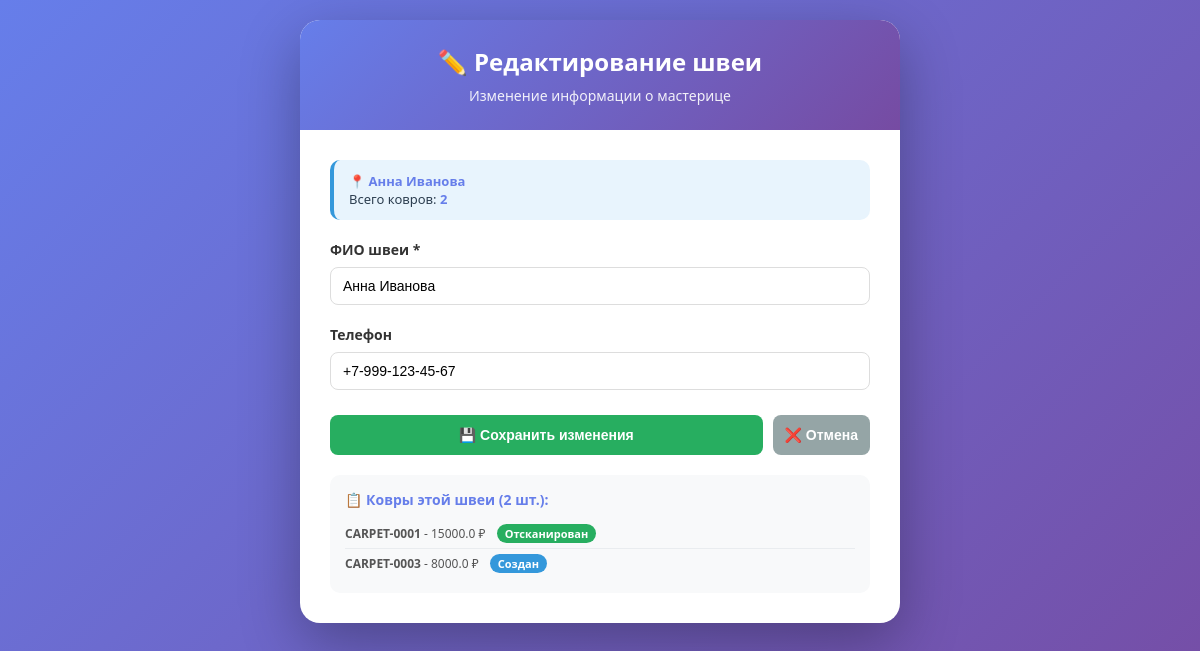
Screenshot of /edit_craftsman/1 with the database file from the repository.
### app.py (models this page shows)
class Craftsman(db.Model):
    id = db.Column(db.Integer, primary_key=True)
    name = db.Column(db.String(100), nullable=False)
    phone = db.Column(db.String(20))
    created_at = db.Column(db.DateTime, default=datetime.utcnow)
    carpets = db.relationship('Carpet', backref='craftsman_ref', cascade="all, delete-orphan")

class Carpet(db.Model):
    id = db.Column(db.Integer, primary_key=True)
    carpet_id = db.Column(db.String(50), unique=True, nullable=False)
    carpet_type_id = db.Column(db.Integer, db.ForeignKey('carpet_type.id'), nullable=False)
    craftsman_id = db.Column(db.Integer, db.ForeignKey('craftsman.id'), nullable=False)
    price = db.Column(db.Float, nullable=False)
    size = db.Column(db.String(50))
    material = db.Column(db.String(100))
    color = db.Column(db.String(50))
    status = db.Column(db.String(50), default='created')
    scanned_at = db.Column(db.String(20), nullable=True)
    scanned_by = db.Column(db.String(50), default='admin')
    notes = db.Column(db.Text)
    qr_code_path = db.Column(db.String(200))
    created_at = db.Column(db.DateTime, default=datetime.utcnow)

### app.py (the view)
@app.route('/edit_craftsman/<int:id>', methods=['GET', 'POST'])
def edit_craftsman(id):
    craftsman = Craftsman.query.get_or_404(id)
    if request.method == 'POST':
        craftsman.name = request.form['name']
        craftsman.phone = request.form['phone']
        db.session.commit()
        flash('Данные швеи обновлены!', 'success')
        return redirect(url_for('index'))
    return render_template('edit_craftsman.html', craftsman=craftsman)

### templates/edit_craftsman.html (shortened to what this page needs)
<!DOCTYPE html>
<html lang="ru">
<head>
</head>
<body>
    <div class="container">
        <div class="header">
            <h1>✏️ Редактирование швеи</h1>
            <p>Изменение информации о мастерице</p>
        </div>
        <div class="content">
            <div class="info-box">
                📍 <strong>{{ craftsman.name }}</strong><br>
                Всего ковров: <strong>{{ craftsman.carpets|length }}</strong>
            </div>
            <form method="POST">
                <div class="form-group">
                    <label>ФИО швеи *</label>
                    <input type="text" name="name" value="{{ craftsman.name }}" required
                           placeholder="Иванова Анна Петровна">
                </div>
                <div class="form-group">
                    <label>Телефон</label>
                    <input type="text" name="phone" value="{{ craftsman.phone or '' }}"
                           placeholder="+7-XXX-XXX-XX-XX">
                </div>
                <div class="btn-group">
                    <button type="submit" class="btn-save">💾 Сохранить изменения</button>
                    <a href="/"><button type="button" class="btn-cancel">❌ Отмена</button></a>
                </div>
            </form>
            {% if craftsman.carpets|length > 0 %}
            <div class="carpets-list">
                <h3>📋 Ковры этой швеи ({{ craftsman.carpets|length }} шт.):</h3>
                {% for carpet in craftsman.carpets %}
                <div class="carpet-item">
                    <strong>{{ carpet.carpet_id }}</strong> - {{ carpet.price }} ₽
                    {% if carpet.status == 'created' %}
                        <span class="badge badge-created">Создан</span>
                    {% elif carpet.status == 'scanned' %}
                        <span class="badge badge-scanned">Отсканирован</span>
                    {% elif carpet.status == 'sold' %}
                        <span class="badge badge-sold">Продан</span>
                    {% endif %}
                </div>
                {% endfor %}
            </div>
            {% endif %}
        </div>
    </div>
</body>
</html>

### templates/edit_craftsman.html (style rules this page uses)
* { margin: 0; padding: 0; box-sizing: border-box; }
body { font-family: 'Segoe UI', Tahoma, Geneva, Verdana, sans-serif; background: linear-gradient(135deg, #667eea 0%, #764ba2 100%); min-height: 100vh; padding: 20px; }
.container { max-width: 600px; margin: 0 auto; background: white; border-radius: 20px; box-shadow: 0 20px 60px rgba(0, 0, 0, 0.3); overflow: hidden; }
.header { background: linear-gradient(135deg, #667eea 0%, #764ba2 100%); color: white; padding: 25px 30px; text-align: center; }
.header h1 { font-size: 24px; margin-bottom: 8px; }
.header p { font-size: 14px; opacity: 0.9; }
.content { padding: 30px; }
.form-group { margin-bottom: 20px; }
.form-group label { display: block; margin-bottom: 8px; font-weight: 600; color: #333; font-size: 14px; }
.form-group input { width: 100%; padding: 10px 12px; border: 1px solid #ddd; border-radius: 8px; font-size: 14px; transition: all 0.3s; }
.info-box { background: #e8f4fd; padding: 12px 15px; border-radius: 10px; margin-bottom: 20px; font-size: 13px; color: #2c3e50; border-left: 4px solid #3498db; }
.info-box strong { color: #667eea; }
.btn-group { display: flex; gap: 10px; margin-top: 25px; }
.btn-save { flex: 1; padding: 12px; background: #27ae60; color: white; border: none; border-radius: 8px; cursor: pointer; font-size: 14px; font-weight: 600; transition: all 0.2s; }
.btn-cancel { flex: 1; padding: 12px; background: #95a5a6; color: white; border: none; border-radius: 8px; cursor: pointer; font-size: 14px; font-weight: 600; transition: all 0.2s; }
.carpets-list { background: #f8f9fa; border-radius: 10px; padding: 15px; margin-top: 20px; }
.carpets-list h3 { font-size: 14px; color: #667eea; margin-bottom: 10px; }
.carpet-item { padding: 5px 0; font-size: 12px; color: #555; border-bottom: 1px solid #e9ecef; }
.carpet-item:last-child { border-bottom: none; }
.badge { display: inline-block; padding: 2px 8px; border-radius: 12px; font-size: 11px; font-weight: 600; margin-left: 8px; }
.badge-created { background: #3498db; color: white; }
.badge-scanned { background: #27ae60; color: white; }

### rows the page displays
Craftsman: name "Анна Иванова", phone "+7-999-123-45-67"
Carpet: carpet_id "CARPET-0001", price "15000.0", status "Отсканирован"
Carpet: carpet_id "CARPET-0003", price "8000.0", status "Создан"

### other values shown
{{ craftsman.carpets|length }} "2"
